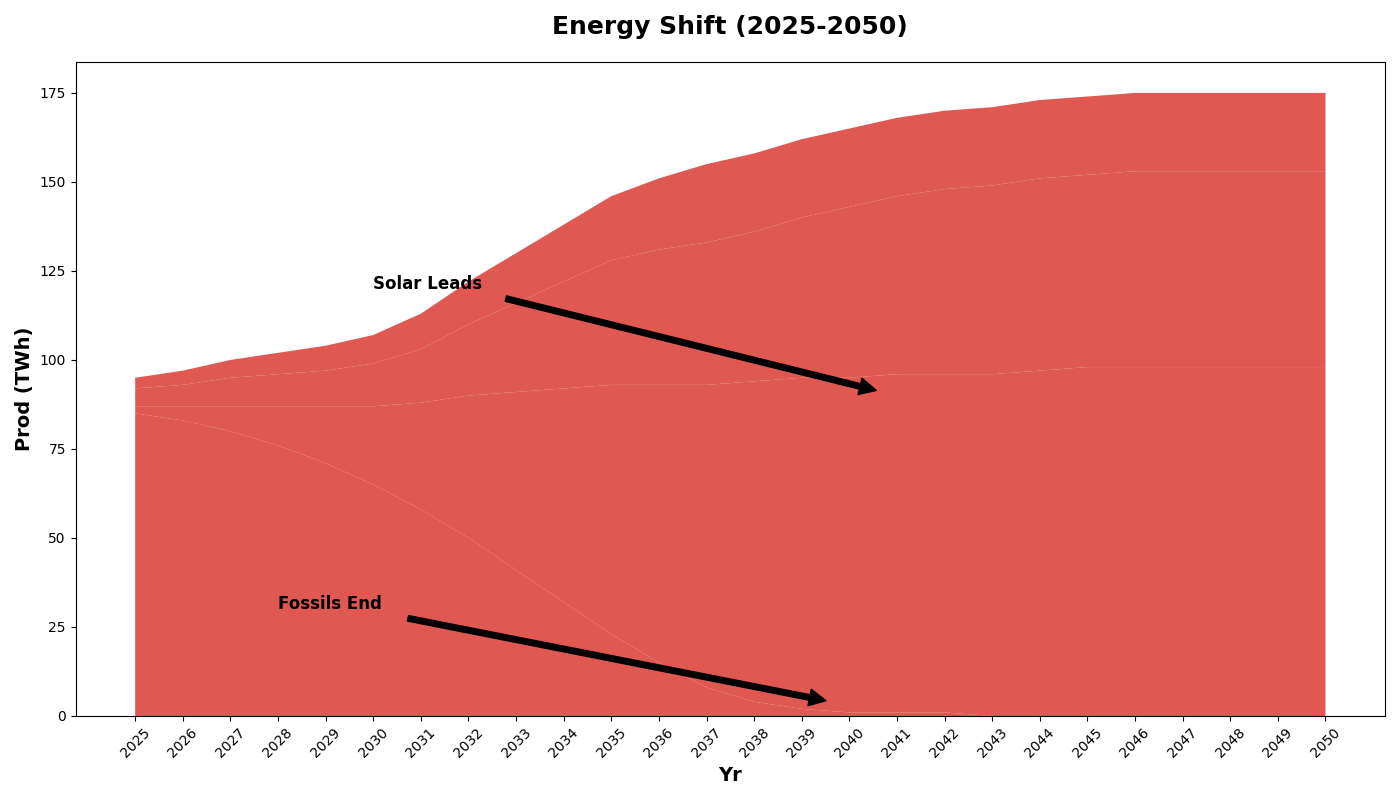

Write Python code to recreate this figure.
import matplotlib.pyplot as plt
import numpy as np

years = np.arange(2025, 2051)
fossil_fuels = np.array([85, 83, 80, 76, 71, 65, 58, 50, 41, 32, 23, 15, 8, 4, 2, 1, 1, 1, 0, 0, 0, 0, 0, 0, 0, 0])
solar_power = np.array([2, 4, 7, 11, 16, 22, 30, 40, 50, 60, 70, 78, 85, 90, 93, 94, 95, 95, 96, 97, 98, 98, 98, 98, 98, 98])
wind_power = np.array([5, 6, 8, 9, 10, 12, 15, 20, 25, 30, 35, 38, 40, 42, 45, 48, 50, 52, 53, 54, 54, 55, 55, 55, 55, 55])
hydro_power = np.array([3, 4, 5, 6, 7, 8, 10, 12, 14, 16, 18, 20, 22, 22, 22, 22, 22, 22, 22, 22, 22, 22, 22, 22, 22, 22])

energy_data = np.vstack([fossil_fuels, solar_power, wind_power, hydro_power])

fig, ax = plt.subplots(figsize=(14, 8))

ax.stackplot(years, energy_data, colors=['#d73027'], alpha=0.8)

ax.set_title('Energy Shift (2025-2050)', fontsize=18, weight='bold', pad=20)
ax.set_xlabel('Yr', fontsize=14, weight='bold')
ax.set_ylabel('Prod (TWh)', fontsize=14, weight='bold')

ax.set_xticks(years)
ax.set_xticklabels(years, rotation=45)

plt.tight_layout()

ax.annotate('Solar Leads', xy=(2041, 90), xytext=(2030, 120),
             arrowprops=dict(facecolor='black', shrink=0.05), fontsize=12, weight='bold')
ax.annotate('Fossils End', xy=(2040, 3), xytext=(2028, 30),
             arrowprops=dict(facecolor='black', shrink=0.05), fontsize=12, weight='bold')

plt.show()
